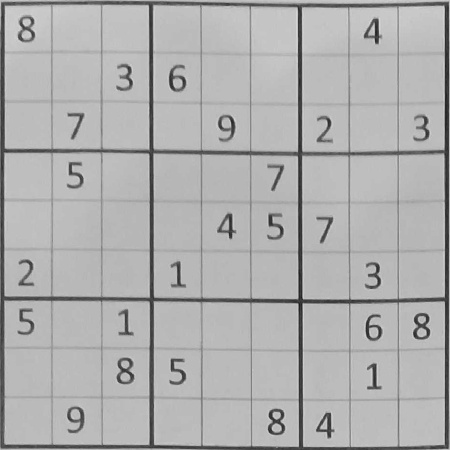
#> input picture Project_Outputs/Straightened/grid_01.jpg, 450 x 450 px, given as the content of the folder Project Test Cases, which was not available
$ python ms_1.py
#> lines starting #> are read from the running program, lines starting #| are printed output that depends on the picture; after the words box and inside, x2 and y2 are one past the last pixel; in counts of white or black regions, pixels touching at a corner belong together; pictures that were not available may be replaced by others from this repository, and a replacement may not be noted
import glob
import cv2
import numpy as np
import os
from matplotlib import pyplot as plt

class Project_MS_1:
    """
    Main project class designed to cover Computer Vision topics to parse and solve a
    Sudoku puzzle grid from a real-life captured image.
    """

    def __init__(self, image_paths):
        """
        Initializes the class by loading a list of image paths into a list of image arrays.
        """
        self.images = [
            cv2.imread(path, cv2.IMREAD_GRAYSCALE) for path in image_paths
        ]
#> self.images = 1 item

        for idx, img in enumerate(self.images):
            if img is None:
                print(f"Warning: Failed to load image at index {idx}. Check the file path.")
#> this loop made 1 pass

        #Function call to Build template bank for OCR implementation without machine learning
        self.template_bank = self._build_template_bank()
        self.show_images_grid()

    def show_images_grid(self):
        """Display the initial input images grid using Matplotlib."""
        try:
            plt.figure(figsize=(12, 12))
            for idx, img in enumerate(self.images):
                if img is not None:
                    plt.subplot(4, 4, idx + 1)
                    plt.imshow(img, cmap="gray")
                    plt.title(f"Image {idx + 1}")
                    plt.axis("off")
            plt.tight_layout()
            print("\n[INFO] Displaying the initial input images grid.")
            print("[INFO] CLOSE the plot window to begin the processing pipeline...")
            plt.show(block=True)
        except Exception as e:
            print(f"Error showing image grid: {e}")
        finally:
            self.pre_process_images()

    def pre_process_images(self):
        """
        Applies robust image preprocessing, enhancement, and noise attenuation.
        Fulfills Milestone 1 requirement for Preprocessing of the captured image.
        """
        try:
            self.processed_images = []

            # Using CLAHE for reliable image enhancement
            clahe = cv2.createCLAHE(clipLimit=3.0, tileGridSize=(8, 8))

            for idx, img in enumerate(self.images):
                if img is None:
                    self.processed_images.append(None)
                    continue

                enhanced = clahe.apply(img)

                # Noise attenuation via Gaussian Blurring
                blurred = cv2.GaussianBlur(enhanced, (5, 5), 0)

                # Binarization to obtain a clean grid for contour detection and OCR
                thresh = cv2.adaptiveThreshold(
                    blurred, 255, cv2.ADAPTIVE_THRESH_GAUSSIAN_C, cv2.THRESH_BINARY_INV, 45, 5
                )

                kernel = np.ones((3, 3), np.uint8)
                processed = cv2.dilate(thresh, kernel, iterations=1)

                self.processed_images.append(processed)
#> this loop made 1 pass
#> kernel on pass 1: [[1, 1, 1], [1, 1, 1], [1, 1, 1]]
#> pass 1, in pre_process_images, `enhanced = clahe.apply(img)`:
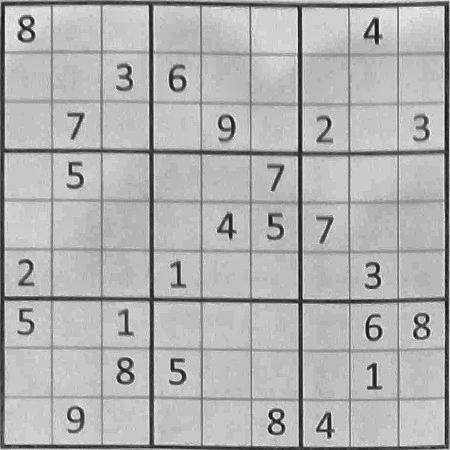
#> enhanced: shape (450, 450); min 20, max 238, mean 177.6
#> pass 1, in pre_process_images, `blurred = cv2.GaussianBlur(enhanced, (5, 5), 0)`:
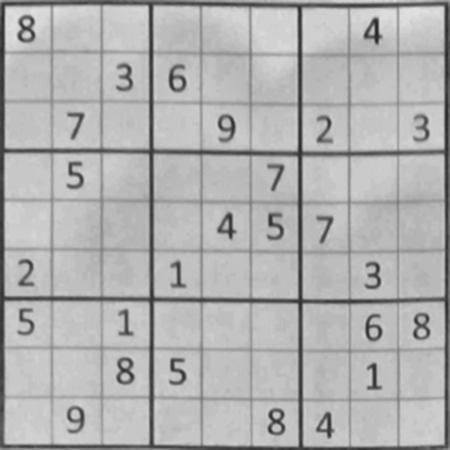
#> blurred: shape (450, 450); min 36, max 225, mean 177.5
#> pass 1, in pre_process_images, `thresh = cv2.adaptiveThreshold( blurred, 255, cv2.ADAPTIVE_THRESH_GAUS..`:
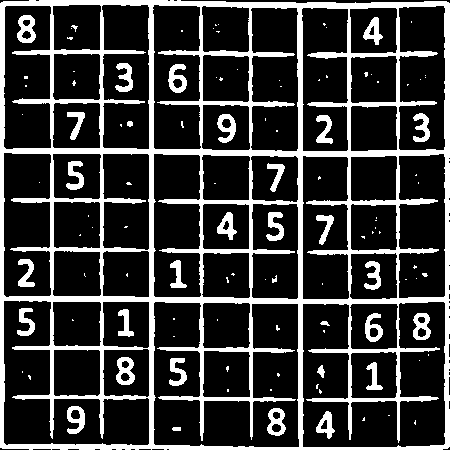
#> thresh: shape (450, 450); 21.8% white; 111 white regions (78 under 20 px), largest, box (x1, y1, x2, y2) and area: (0, 0, 450, 450) 36415, (17, 15, 36, 43) 334, (116, 357, 135, 385) 329
#> pass 1, in pre_process_images, `processed = cv2.dilate(thresh, kernel, iterations=1)`:
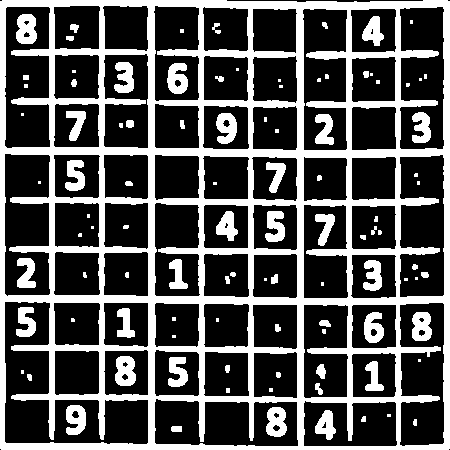
#> processed: shape (450, 450); 32% white; 100 white regions (39 under 20 px), largest, box (x1, y1, x2, y2) and area: (0, 0, 450, 450) 52244, (16, 14, 37, 44) 496, (115, 356, 136, 386) 492
#> after the loop, self.processed_images = 1 item

        except Exception as e:
            print(f"Error in preprocessing: {e}")
        finally:
            self.isolate_outer_frame()

    def isolate_outer_frame(self):
        """
        Extracts puzzle information via outer frame isolation and corners identification.
        """
        try:
            self.framed_images = []
            self.corners_list = []

            for idx, img in enumerate(self.processed_images):
                if img is None:
                    self.corners_list.append(None)
                    self.framed_images.append(None)
                    continue

                img_area = img.shape[0] * img.shape[1]

                # Outer frame isolation
                contours, _ = cv2.findContours(img, cv2.RETR_TREE, cv2.CHAIN_APPROX_SIMPLE)
                display_img = cv2.cvtColor(self.images[idx], cv2.COLOR_GRAY2BGR)
                grid_corners = None

                if contours:
                    contours = sorted(contours, key=cv2.contourArea, reverse=True)
                    for cnt in contours:
                        area = cv2.contourArea(cnt)
                        if area < img_area * 0.15 or area > img_area * 0.90:
                            continue

                        perimeter = cv2.arcLength(cnt, True)

                        # Outer frame corners identification
                        for eps in np.linspace(0.01, 0.08, 15):
                            approx = cv2.approxPolyDP(cnt, eps * perimeter, True)
                            if len(approx) == 4 and cv2.isContourConvex(approx):
                                grid_corners = approx
                                break
                        if grid_corners is not None:
                            break

                self.corners_list.append(grid_corners)
                self.framed_images.append(display_img)
#> this loop made 1 pass
#> img_area on pass 1: 202500
#> after the loop, self.corners_list = 1 item; self.framed_images = 1 item

        except Exception as e:
            print(f"Error isolating frame: {e}")
        finally:
            self.straighten_grids()

    def straighten_grids(self):
        """
        Applies required geometric transformations to straighten the puzzle for OCR.
        Fulfills Milestone 1 requirement for Grid straightening into a square.
        """
        try:
            self.straightened_images = []
            side = 450

            for idx, corners in enumerate(self.corners_list):
                original_img = self.images[idx]
                if original_img is None:
                    self.straightened_images.append(None)
                    continue

                if corners is not None:
                    # Applying geometric transformations to straighten the grid
                    pts = corners.reshape(4, 2)
                    rect = np.zeros((4, 2), dtype="float32")
                    s = pts.sum(axis=1)
                    rect[0] = pts[np.argmin(s)]
                    rect[2] = pts[np.argmax(s)]
                    diff = np.diff(pts, axis=1)
                    rect[1] = pts[np.argmin(diff)]
                    rect[3] = pts[np.argmax(diff)]

                    dst = np.array([
                        [0, 0], [side - 1, 0], [side - 1, side - 1], [0, side - 1]
                    ], dtype="float32")

                    M = cv2.getPerspectiveTransform(rect, dst)
                    straightened = cv2.warpPerspective(original_img, M, (side, side))
                else:
                    straightened = cv2.resize(original_img, (side, side))

                self.straightened_images.append(straightened)
#> this loop made 1 pass
#> corners on pass 1: None
#> original_img is the input picture: shape (450, 450); min 27, max 217, mean 175.3
#> after the loop, self.straightened_images = 1 item

        except Exception as e:
            print(f"Error straightening grids: {e}")
        finally:
            self.extract_and_recognize_puzzles()

    # ================================================================== #
    #            STRICT FALLBACK OCR ENGINE                              #
    # ================================================================== #

    def _build_template_bank(self):
        """
        Builds a template bank for manual implementation of OCR without machine learning algorithms.
        """
        bank = {d: [] for d in range(1, 10)}
        fonts = [cv2.FONT_HERSHEY_SIMPLEX, cv2.FONT_HERSHEY_DUPLEX,
                 cv2.FONT_HERSHEY_TRIPLEX, cv2.FONT_HERSHEY_COMPLEX]

        for digit in range(1, 10):
            for font in fonts:
                for scale in [0.8, 1.0, 1.2]:
                    for th in [2, 3]:
                        temp_canvas = np.zeros((60, 60), dtype=np.uint8)
                        cv2.putText(temp_canvas, str(digit), (15, 45), font, scale, 255, th)
                        coords = cv2.findNonZero(temp_canvas)
                        if coords is not None:
                            x, y, w, h = cv2.boundingRect(coords)
                            bank[digit].append(self._normalize_digit(temp_canvas[y:y+h, x:x+w]))

        for th in [2, 3, 4]:
            temp_canvas = np.zeros((50, 50), dtype=np.uint8)
            cv2.line(temp_canvas, (25, 10), (25, 40), 255, th)
            coords = cv2.findNonZero(temp_canvas)
            if coords is not None:
                x, y, w, h = cv2.boundingRect(coords)
                bank[1].append(self._normalize_digit(temp_canvas[y:y+h, x:x+w]))

        return bank

    def _normalize_digit(self, roi):
        """Helper to ensure extracted digits are scale-neutral."""
        h, w = roi.shape
        if h == 0 or w == 0:
            return np.zeros((28, 28), dtype=np.uint8)

        scale = 20.0 / max(h, w)
        new_w = max(1, int(w * scale))
        new_h = max(1, int(h * scale))

        resized = cv2.resize(roi, (new_w, new_h), interpolation=cv2.INTER_AREA)

        canvas = np.zeros((28, 28), dtype=np.uint8)
        y_off, x_off = (28 - new_h) // 2, (28 - new_w) // 2
        canvas[y_off:y_off+new_h, x_off:x_off+new_w] = resized
        _, canvas = cv2.threshold(canvas, 127, 255, cv2.THRESH_BINARY)

        canvas = cv2.GaussianBlur(canvas, (3, 3), 0)
        return canvas

    def extract_and_recognize_matrix(self, ocr_ready_img):
        """
        Parses cell values utilizing basic OCR with pattern matching.
        """
        detected_matrix = np.zeros((9, 9), dtype=int)
        cell_size = 50
        predictions = []

        for r in range(9):
            for c in range(9):
                y1, y2 = r * cell_size, (r + 1) * cell_size
                x1, x2 = c * cell_size, (c + 1) * cell_size
                cell = ocr_ready_img[y1:y2, x1:x2].copy()

                margin = 3
                cell[:margin, :] = 0
                cell[-margin:, :] = 0
                cell[:, :margin] = 0
                cell[:, -margin:] = 0

                if cv2.countNonZero(cell) < 30:
                    continue

                contours, _ = cv2.findContours(cell, cv2.RETR_EXTERNAL, cv2.CHAIN_APPROX_SIMPLE)

                best_cnt = None
                max_area = 0

                for cnt in contours:
                    area = cv2.contourArea(cnt)
                    x, y, w, h = cv2.boundingRect(cnt)

                    if area < 20 or area > 800 or w < 3 or h < 10:
                        continue

                    cx = x + w / 2
                    cy = y + h / 2
                    if abs(cx - 25) > 15 or abs(cy - 25) > 15:
                        continue

                    if area > max_area:
                        max_area = area
                        best_cnt = cnt

                if best_cnt is None:
                    continue

                x, y, w, h = cv2.boundingRect(best_cnt)
                digit_roi = cell[y:y+h, x:x+w]
                aspect_ratio = w / float(h)

                if aspect_ratio > 1.2:
                    continue

                target_canvas = self._normalize_digit(digit_roi)
                best_digit = 0
                max_score = -1.0

                for digit, templates in self.template_bank.items():
                    if digit == 1 and aspect_ratio > 0.65: continue
                    if digit != 1 and aspect_ratio < 0.20: continue

                    for tmpl in templates:
                        # Basic OCR via Pattern Matching
                        res = cv2.matchTemplate(target_canvas, tmpl, cv2.TM_CCOEFF_NORMED)
                        score = np.max(res)
                        if score > max_score:
                            max_score = score
                            best_digit = digit

                if best_digit in [1, 4, 7]:
                    req_score = 0.65
                else:
                    req_score = 0.55

                if max_score > req_score:
                    predictions.append((max_score, best_digit, r, c))

        predictions.sort(key=lambda x: x[0], reverse=True)

        for score, digit, r, c in predictions:
            if np.any(detected_matrix[r, :] == digit): continue
            if np.any(detected_matrix[:, c] == digit): continue
            box_r, box_c = (r // 3) * 3, (c // 3) * 3
            if np.any(detected_matrix[box_r:box_r+3, box_c:box_c+3] == digit): continue

            detected_matrix[r][c] = digit

        return detected_matrix.tolist()

    def extract_and_recognize_puzzles(self):
        """Iterates over straightened grids to extract OCR digits."""
        try:
            self.detected_matrices = []

            for idx, straightened in enumerate(self.straightened_images):
                if straightened is None:
                    self.detected_matrices.append(None)
                    continue

                denoised = cv2.GaussianBlur(straightened, (5, 5), 0)
                ocr_ready = cv2.adaptiveThreshold(
                    denoised, 255, cv2.ADAPTIVE_THRESH_GAUSSIAN_C, cv2.THRESH_BINARY_INV, 45, 5
                )

                matrix = self.extract_and_recognize_matrix(ocr_ready)
                self.detected_matrices.append(matrix)
#> this loop made 1 pass
#> cell_size in extract_and_recognize_matrix on pass 1: 50
#> pass 1, in extract_and_recognize_puzzles, `ocr_ready = cv2.adaptiveThreshold( denoised, 255, cv2.ADAPTIVE_THRESH_..`:
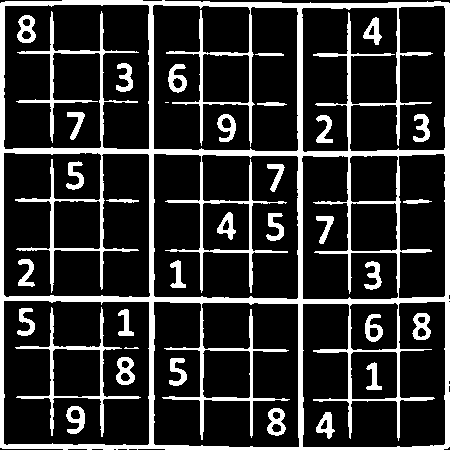
#> ocr_ready: shape (450, 450); 18.5% white; 34 white regions (1 under 20 px), largest, box (x1, y1, x2, y2) and area: (0, 0, 450, 450) 28977, (15, 307, 141, 437) 1448, (116, 357, 135, 385) 318
#> after the loop, self.detected_matrices = 1 item

        except Exception as e:
            print(f"Error during character recognition: {e}")
        finally:
            self.solve_puzzles()

    # ================================================================== #
    #                     SUDOKU LOGIC & DISPLAY PIPELINE                #
    # ================================================================== #

    def solve_puzzles(self):
        """
        Handles solving the extracted sudoku puzzle.
        """
        try:
            self.solved_matrices = []
            for idx, matrix in enumerate(self.detected_matrices):
                if matrix is None:
                    self.solved_matrices.append(None)
                    continue

                solved_grid = [row[:] for row in matrix]

                if not self._is_valid_starting_board(solved_grid):
                    print(f"[!] Unsolvable configuration (Initial OCR conflicts) parsed for Grid #{idx + 1}.")
                    self.solved_matrices.append(None)
                    continue

                if self.solve_sudoku(solved_grid):
                    self.solved_matrices.append(solved_grid)
                else:
                    print(f"[!] Unsolvable configuration parsed for Grid #{idx + 1}.")
                    self.solved_matrices.append(None)
#> this loop made 1 pass
#> (the rest of the program and of its run is left out)
